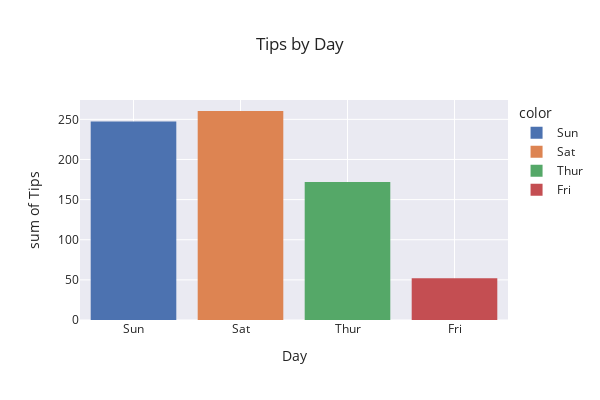

The code cell stored with this chart in its notebook:
### Code cell
px.histogram(x=tips.column("day"), y=tips.column("tip"), color = tips.column("day"), 
             template = "seaborn", title = "Tips by Day", labels = {"x": "Day", "y": "Tips"},
             width = 600, height = 400)
# plots a bar chart of the tips by day

### Figure 1 — Plotly figure (JSON) as saved in the notebook; plotly's stock layout.template omitted (floating-point values rounded to 4 significant figures)
{"data": [{"alignmentgroup": "True", "bingroup": "x", "histfunc": "sum", "hovertemplate": "color=Sun<br>Day=%{x}<br>sum of Tips=%{y}<extra></extra>", "legendgroup": "Sun", "marker": {"color": "rgb(76,114,176)", "pattern": {"shape": ""}}, "name": "Sun", "offsetgroup": "Sun", "orientation": "v", "showlegend": true, "type": "histogram", "x": ["Sun", "Sun", "Sun", "Sun", "Sun", "Sun", "Sun", "Sun", "Sun", "Sun", "Sun", "Sun", "Sun", "Sun", "Sun", "Sun", "Sun", "Sun", "Sun", "Sun", "Sun", "Sun", "Sun", "Sun", "Sun", "Sun", "Sun", "Sun", "Sun", "Sun", "Sun", "Sun", "Sun", "Sun", "Sun", "Sun", "Sun", "Sun", "Sun", "Sun", "Sun", "Sun", "Sun", "Sun", "Sun", "Sun", "Sun", "Sun", "Sun", "Sun", "Sun", "Sun", "Sun", "Sun", "Sun", "Sun", "Sun", "Sun", "Sun", "Sun", "Sun", "Sun", "Sun", "Sun", "Sun", "Sun", "Sun", "Sun", "Sun", "Sun", "Sun", "Sun", "Sun", "Sun", "Sun", "Sun"], "xaxis": "x", "y": [1.01, 1.66, 3.5, 3.31, 3.61, 4.71, 2, 3.12, 1.96, 3.23, 1.71, 5, 1.57, 3, 3.02, 3.92, 1.67, 3.71, 3.5, 2.54, 3.06, 1.32, 5.6, 3, 5, 6, 2.05, 3, 2.5, 2.6, 5.2, 1.56, 4.34, 3.51, 4, 2.55, 4, 3.5, 5.07, 2.5, 2, 2.74, 2, 2, 5.14, 5, 3.75, 2.61, 2, 3.5, 2.5, 2, 2, 3, 3.48, 2.24, 4.5, 5.15, 3.18, 4, 3.11, 2, 2, 4, 3.55, 3.68, 5.65, 3.5, 6.5, 3, 5, 3.5, 2, 3.5, 4, 1.5], "yaxis": "y"}, {"alignmentgroup": "True", "bingroup": "x", "histfunc": "sum", "hovertemplate": "color=Sat<br>Day=%{x}<br>sum of Tips=%{y}<extra></extra>", "legendgroup": "Sat", "marker": {"color": "rgb(221,132,82)", "pattern": {"shape": ""}}, "name": "Sat", "offsetgroup": "Sat", "orientation": "v", "showlegend": true, "type": "histogram", "x": ["Sat", "Sat", "Sat", "Sat", "Sat", "Sat", "Sat", "Sat", "Sat", "Sat", "Sat", "Sat", "Sat", "Sat", "Sat", "Sat", "Sat", "Sat", "Sat", "Sat", "Sat", "Sat", "Sat", "Sat", "Sat", "Sat", "Sat", "Sat", "Sat", "Sat", "Sat", "Sat", "Sat", "Sat", "Sat", "Sat", "Sat", "Sat", "Sat", "Sat", "Sat", "Sat", "Sat", "Sat", "Sat", "Sat", "Sat", "Sat", "Sat", "Sat", "Sat", "Sat", "Sat", "Sat", "Sat", "Sat", "Sat", "Sat", "Sat", "Sat", "Sat", "Sat", "Sat", "Sat", "Sat", "Sat", "Sat", "Sat", "Sat", "Sat", "Sat", "Sat", "Sat", "Sat", "Sat", "Sat", "Sat", "Sat", "Sat", "Sat", "Sat", "Sat", "Sat", "Sat", "Sat", "Sat", "Sat"], "xaxis": "x", "y": [3.35, 4.08, 2.75, 2.23, 7.58, 3.18, 2.34, 2, 2, 4.3, 3, 1.45, 2.5, 3, 2.45, 3.27, 3.6, 2, 3.07, 2.31, 5, 2.24, 3, 1.5, 1.76, 6.73, 3.21, 2, 1.98, 3.76, 2.64, 3.15, 2.47, 1, 2.01, 2.09, 1.97, 3, 3.14, 5, 2.2, 1.25, 3.08, 2.5, 3.48, 4.08, 1.64, 4.06, 4.29, 3.76, 4, 3, 1, 1.61, 2, 10, 3.16, 3.41, 3, 2.03, 2.23, 2, 5.16, 9, 2.5, 6.5, 1.1, 3, 1.5, 1.44, 3.09, 3, 2.72, 2.88, 2, 3, 3.39, 1.47, 3, 1.25, 1, 1.17, 4.67, 5.92, 2, 2, 1.75], "yaxis": "y"}, {"alignmentgroup": "True", "bingroup": "x", "histfunc": "sum", "hovertemplate": "color=Thur<br>Day=%{x}<br>sum of Tips=%{y}<extra></extra>", "legendgroup": "Thur", "marker": {"color": "rgb(85,168,104)", "pattern": {"shape": ""}}, "name": "Thur", "offsetgroup": "Thur", "orientation": "v", "showlegend": true, "type": "histogram", "x": ["Thur", "Thur", "Thur", "Thur", "Thur", "Thur", "Thur", "Thur", "Thur", "Thur", "Thur", "Thur", "Thur", "Thur", "Thur", "Thur", "Thur", "Thur", "Thur", "Thur", "Thur", "Thur", "Thur", "Thur", "Thur", "Thur", "Thur", "Thur", "Thur", "Thur", "Thur", "Thur", "Thur", "Thur", "Thur", "Thur", "Thur", "Thur", "Thur", "Thur", "Thur", "Thur", "Thur", "Thur", "Thur", "Thur", "Thur", "Thur", "Thur", "Thur", "Thur", "Thur", "Thur", "Thur", "Thur", "Thur", "Thur", "Thur", "Thur", "Thur", "Thur", "Thur"], "xaxis": "x", "y": [4, 3, 2.71, 3, 3.4, 1.83, 5, 2.03, 5.17, 2, 4, 5.85, 3, 1.5, 1.8, 2.92, 2.31, 1.68, 2.5, 2, 2.52, 4.2, 1.48, 2, 2, 2.18, 1.5, 2.83, 1.5, 2, 3.25, 1.25, 2, 2, 2, 2.75, 3.5, 6.7, 5, 5, 2.3, 1.5, 1.36, 1.63, 1.73, 2, 4.19, 2.56, 2.02, 4, 1.44, 2, 5, 2, 2, 4, 2.01, 2, 2.5, 4, 3.23, 3], "yaxis": "y"}, {"alignmentgroup": "True", "bingroup": "x", "histfunc": "sum", "hovertemplate": "color=Fri<br>Day=%{x}<br>sum of Tips=%{y}<extra></extra>", "legendgroup": "Fri", "marker": {"color": "rgb(196,78,82)", "pattern": {"shape": ""}}, "name": "Fri", "offsetgroup": "Fri", "orientation": "v", "showlegend": true, "type": "histogram", "x": ["Fri", "Fri", "Fri", "Fri", "Fri", "Fri", "Fri", "Fri", "Fri", "Fri", "Fri", "Fri", "Fri", "Fri", "Fri", "Fri", "Fri", "Fri", "Fri"], "xaxis": "x", "y": [3, 3.5, 1, 4.3, 3.25, 4.73, 4, 1.5, 3, 1.5, 2.5, 3, 2.2, 3.48, 1.92, 3, 1.58, 2.5, 2], "yaxis": "y"}], "layout": {"barmode": "relative", "height": 400, "legend": {"title": {"text": "color"}, "tracegroupgap": 0}, "title": {"text": "Tips by Day"}, "width": 600, "xaxis": {"anchor": "y", "domain": [0, 1], "title": {"text": "Day"}}, "yaxis": {"anchor": "x", "domain": [0, 1], "title": {"text": "sum of Tips"}}}}
